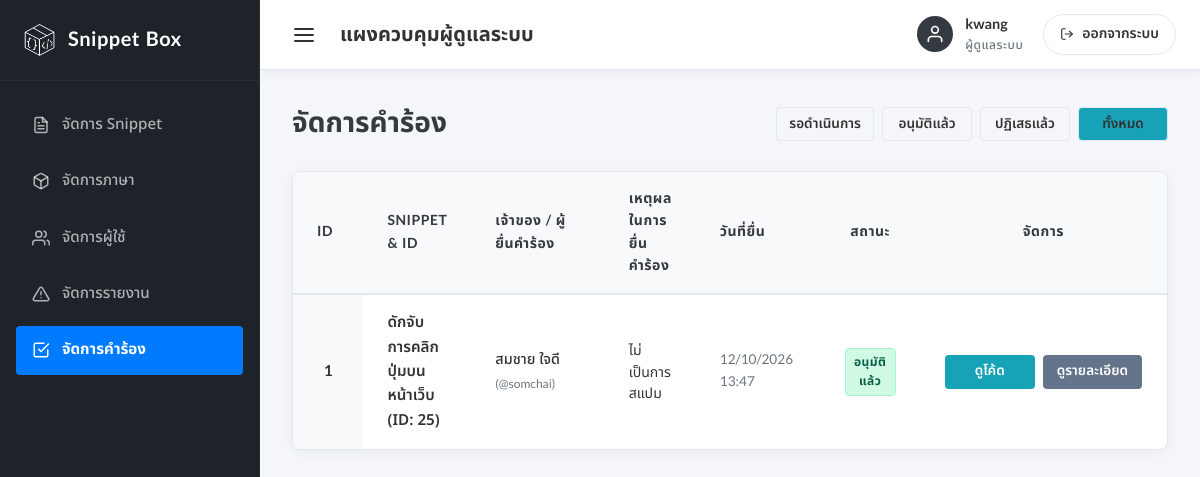
The app's page /Admin/manage_appeals.php?status=ALL (signed in) with its own data.
### tables this page shows
CREATE TABLE `snippet_appeals` (
  `appeal_id` int(11) NOT NULL,
  `snippet_id` int(11) NOT NULL,
  `user_id` int(11) NOT NULL,
  `reason` text NOT NULL,
  `status` enum('รอดำเนินการ','อนุมัติ','ถูกปฏิเสธ') NOT NULL DEFAULT 'รอดำเนินการ',
  `admin_notes` text DEFAULT NULL,
  `reviewed_by` varchar(100) DEFAULT NULL,
  `created_at` datetime NOT NULL DEFAULT current_timestamp(),
  `reviewed_at` datetime DEFAULT NULL
);

CREATE TABLE `snippet` (
  `snippet_id` int(11) NOT NULL,
  `title` varchar(100) NOT NULL,
  `source_code` text NOT NULL,
  `description` text NOT NULL,
  `created_at` datetime NOT NULL DEFAULT current_timestamp(),
  `visibility` enum('public','protected','private') DEFAULT 'private',
  `image_path` varchar(255) DEFAULT NULL,
  `language_id` int(11) NOT NULL,
  `user_id` int(11) NOT NULL,
  `deleted` tinyint(1) NOT NULL DEFAULT 0,
  `is_suspended` tinyint(1) NOT NULL DEFAULT 0
);

CREATE TABLE `user` (
  `user_id` int(11) NOT NULL,
  `firstname` varchar(100) NOT NULL,
  `lastname` varchar(100) NOT NULL,
  `username` varchar(50) NOT NULL,
  `password` varchar(255) NOT NULL,
  `created_at` datetime NOT NULL DEFAULT current_timestamp(),
  `role` enum('user','admin') NOT NULL DEFAULT 'user',
  `question` varchar(255) DEFAULT NULL,
  `answer` varchar(255) DEFAULT NULL
);

### db/connect.php (called while the page is built, shortened)
<?php
$host="localhost";
$username="snippetbox";
$password="code7836";
$db="snippetboxdb";
$dsn="mysql:host=$host;dbname=$db;charset=utf8";
try{
    $pdo=new PDO($dsn, $username, $password);
}catch(PDOException $e){
    echo $e->getMessage();
}
require_once "db/control.php";
$control = new Control($pdo);
?>

### db/control.php (called while the page is built, shortened)
<?php
class Control{
    private $db;
    function __construct($con){
        $this->db=$con;
    }
    function getAllAppealsAdmin($statusFilter = null){
        try{
            $sql = "SELECT a.*,
                           s.title as snippet_title, s.deleted as snippet_deleted, s.is_suspended as snippet_suspended, s.source_code,
                           u.username as appellant_username, u.firstname as appellant_firstname, u.lastname as appellant_lastname,
                           susp.reason as suspension_reason, susp.suspended_at, susp.admin_suspended
                    FROM snippet_appeals a
                    INNER JOIN snippet s ON a.snippet_id = s.snippet_id
                    INNER JOIN user u ON a.user_id = u.user_id
                    LEFT JOIN snippet_suspensions susp ON (s.snippet_id = susp.snippet_id AND susp.unsuspended_at IS NULL)";
            $sql .= " ORDER BY a.created_at DESC, a.appeal_id DESC";
            $stmt = $this->db->prepare($sql);
            $stmt->execute();
            return $stmt;
        }catch(PDOException $e){
            return false;
        }
    }
}
?>

### Admin/manage_appeals.php (the view, shortened to what this page needs)
<?php
require_once __DIR__ . '/check_admin.php';
$rawStatus = isset($_GET['status']) ? trim($_GET['status']) : 'pending';
$statusParamMap = [
    'pending' => 'รอดำเนินการ',
    'approved' => 'อนุมัติ',
    'rejected' => 'ถูกปฏิเสธ',
    'รอดำเนินการ' => 'รอดำเนินการ',
    'อนุมัติ' => 'อนุมัติ',
    'ถูกปฏิเสธ' => 'ถูกปฏิเสธ',
    'ALL' => 'ALL'
];
$dbStatus = $statusParamMap[$rawStatus] ?? 'รอดำเนินการ';
$statusFilter = ($dbStatus === 'รอดำเนินการ') ? 'pending' : (($dbStatus === 'อนุมัติ') ? 'approved' : (($dbStatus === 'ถูกปฏิเสธ') ? 'rejected' : 'ALL'));
$appeals = [];
$appealsResult = $control->getAllAppealsAdmin($dbStatus === 'ALL' ? null : $dbStatus);
if ($appealsResult) {
    $appeals = $appealsResult->fetchAll(PDO::FETCH_ASSOC);
}
?>
<!DOCTYPE html>
<html lang="th">
<head>
    <link rel="stylesheet" href="../style/fonts.css?v=<?php echo time(); ?>">
    <link rel="stylesheet" href="style.css?v=<?php echo time(); ?>">
</head>
<body>
    <div class="admin-container">
        <aside class="sidebar" id="sidebar">
            <div class="sidebar-header">
                <img src="../logo/Logo_snippetBox2.png" alt="Snippet Box Logo">
                <h1>Snippet Box</h1>
            </div>
            <nav class="sidebar-menu">
                <a href="manage_snippets.php" class="menu-item">
                    <span>จัดการ Snippet</span>
                </a>
                <a href="manage_languages.php" class="menu-item">
                    <span>จัดการภาษา</span>
                </a>
                <a href="manage_users.php" class="menu-item">
                    <svg viewBox="0 0 24 24" fill="none" stroke="currentColor" stroke-width="2" stroke-linecap="round" stroke-linejoin="round">
                        <path d="M17 21v-2a4 4 0 0 0-4-4H5a4 4 0 0 0-4 4v2"></path>
                        <circle cx="9" cy="7" r="4"></circle>
                        <path d="M23 21v-2a4 4 0 0 0-3-3.87"></path>
                        <path d="M16 3.13a4 4 0 0 1 0 7.75"></path>
                    </svg>
                    <span>จัดการผู้ใช้</span>
                </a>
                <a href="manage_reports.php" class="menu-item">
                    <span>จัดการรายงาน</span>
                </a>
                <a href="manage_appeals.php" class="menu-item active">
                    <svg viewBox="0 0 24 24" fill="none" stroke="currentColor" stroke-width="2" stroke-linecap="round" stroke-linejoin="round">
                        <path d="M9 11l3 3L22 4"></path>
                        <path d="M21 12v7a2 2 0 0 1-2 2H5a2 2 0 0 1-2-2V5a2 2 0 0 1 2-2h11"></path>
                    </svg>
                    <span>จัดการคำร้อง</span>
                </a>
            </nav>
        </aside>
        <main class="main-content">
            <header class="top-bar">
                <div class="top-left">
                    <button class="menu-toggle" id="menuToggle" aria-label="เปิด/ปิดเมนู">
                        <svg width="24" height="24" viewBox="0 0 24 24" fill="none" stroke="currentColor" stroke-width="2" stroke-linecap="round" stroke-linejoin="round">
                            <line x1="3" y1="12" x2="21" y2="12"></line>
                            <line x1="3" y1="6" x2="21" y2="6"></line>
                            <line x1="3" y1="18" x2="21" y2="18"></line>
                        </svg>
                    </button>
                    <span class="top-bar-title">แผงควบคุมผู้ดูแลระบบ</span>
                </div>
                <div class="top-right">
                    <div class="user-profile">
                        <div class="user-avatar">
                            <svg viewBox="0 0 24 24" fill="none" stroke="currentColor" stroke-width="2" stroke-linecap="round" stroke-linejoin="round">
                                <path d="M20 21v-2a4 4 0 0 0-4-4H8a4 4 0 0 0-4 4v2"></path>
                                <circle cx="12" cy="7" r="4"></circle>
                            </svg>
                        </div>
                        <div class="user-info">
                            <span class="user-name"><?php echo htmlspecialchars($_SESSION['username'] ?? 'Admin'); ?></span>
                            <span class="user-role">ผู้ดูแลระบบ</span>
                        </div>
                    </div>
                    <a href="login.php" class="btn-logout" onclick="return confirm('คุณแน่ใจหรือไม่ว่าต้องการออกจากระบบ?');">
                        <svg width="14" height="14" viewBox="0 0 24 24" fill="none" stroke="currentColor" stroke-width="2" stroke-linecap="round" stroke-linejoin="round">
                            <path d="M9 21H5a2 2 0 0 1-2-2V5a2 2 0 0 1 2-2h4"></path>
                            <polyline points="16 17 21 12 16 7"></polyline>
                            <line x1="21" y1="12" x2="9" y2="12"></line>
                        </svg>
                        ออกจากระบบ
                    </a>
                </div>
            </header>
            <div class="content-body">
                <div class="content-header">
                    <h2 class="page-title">จัดการคำร้อง</h2>
                    <div class="header-actions">
                        <div style="display: flex; gap: 8px;">
                            <a href="?status=pending" class="btn-action <?php echo $statusFilter === 'pending' ? 'btn-view' : ''; ?>" style="text-decoration: none; padding: 6px 12px; border: 1px solid var(--border-color); border-radius: var(--rounded-sm); color: var(--text-main); font-weight: 600; display: inline-flex; align-items: center; gap: 6px;">
                                รอดำเนินการ<?php if (!empty($pendingAppealsCount) && $pendingAppealsCount > 0): ?><span class="sidebar-dot" style="margin-left: 2px;" title="คำร้องใหม่"></span><?php endif; ?>
                            </a>
                            <a href="?status=approved" class="btn-action <?php echo $statusFilter === 'approved' ? 'btn-view' : ''; ?>" style="text-decoration: none; padding: 6px 12px; border: 1px solid var(--border-color); border-radius: var(--rounded-sm); color: var(--text-main); font-weight: 600;">อนุมัติแล้ว</a>
                            <a href="?status=rejected" class="btn-action <?php echo $statusFilter === 'rejected' ? 'btn-view' : ''; ?>" style="text-decoration: none; padding: 6px 12px; border: 1px solid var(--border-color); border-radius: var(--rounded-sm); color: var(--text-main); font-weight: 600;">ปฏิเสธแล้ว</a>
                            <a href="?status=ALL" class="btn-action <?php echo $statusFilter === 'ALL' ? 'btn-view' : ''; ?>" style="text-decoration: none; padding: 6px 12px; border: 1px solid var(--border-color); border-radius: var(--rounded-sm); color: var(--text-main); font-weight: 600;">ทั้งหมด</a>
                        </div>
                    </div>
                </div>
                <div class="table-container">
                    <table class="admin-table">
                        <thead>
                            <tr>
                                <th style="width: 60px;">ID</th>
                                <th>Snippet & ID</th>
                                <th style="width: 170px;">เจ้าของ / ผู้ยื่นคำร้อง</th>
                                <th>เหตุผลในการยื่นคำร้อง</th>
                                <th style="width: 130px;">วันที่ยื่น</th>
                                <th style="width: 100px; text-align: center;">สถานะ</th>
                                <th style="width: 250px; text-align: center;">จัดการ</th>
                            </tr>
                        </thead>
                        <tbody>
                            <?php if (empty($appeals)): ?>
                                <tr>
                                    <td colspan="7" style="text-align: center; padding: 32px; color: var(--text-muted);">
                                        ไม่พบคำร้อง
                                    </td>
                                </tr>
                            <?php else: ?>
                                <?php foreach ($appeals as $app): ?>
                                    <tr>
                                        <td class="col-id"><?php echo htmlspecialchars($app['appeal_id']); ?></td>
                                        <td style="font-weight: 600;">
                                            <?php echo htmlspecialchars($app['snippet_title']); ?> (ID: <?php echo htmlspecialchars($app['snippet_id']); ?>)
                                        </td>
                                        <td>
                                            <span style="font-size: 0.9rem; color: var(--text-main); font-weight: 500;">
                                                <?php echo htmlspecialchars($app['appellant_firstname'] . ' ' . $app['appellant_lastname']); ?>
                                            </span>
                                            <br>
                                            <span style="font-size: 0.75rem; color: var(--text-muted);">
                                                (@<?php echo htmlspecialchars($app['appellant_username']); ?>)
                                            </span>
                                        </td>
                                        <td>
                                            <div style="font-size: 0.88rem; line-height: 1.5; color: var(--text-main); word-break: break-word; text-align: left;" title="<?php echo htmlspecialchars($app['reason']); ?>"><?php
                                                $cleanReason = trim(preg_replace('/\s+/', ' ', $app['reason']));
                                                if (mb_strlen($cleanReason, 'UTF-8') > 90) {
                                                    echo htmlspecialchars(mb_substr($cleanReason, 0, 90, 'UTF-8')) . '...';
                                                } else {
                                                    echo htmlspecialchars($cleanReason);
                                                }
                                            ?></div>
                                        </td>
                                        <td style="font-size: 0.85rem; color: var(--text-muted);">
                                            <?php echo htmlspecialchars(date('d/m/Y H:i', strtotime($app['created_at']))); ?>
                                        </td>
                                        <td style="text-align: center;">
                                            <?php if ($app['status'] === 'รอดำเนินการ' || $app['status'] === 'pending'): ?>
                                                <span class="badge badge-pending">รอดำเนินการ</span>
                                            <?php elseif ($app['status'] === 'อนุมัติ' || $app['status'] === 'approved'): ?>
                                                <span class="badge badge-approved">อนุมัติแล้ว</span>
                                            <?php else: ?>
                                                <span class="badge badge-rejected">ปฏิเสธแล้ว</span>
                                            <?php endif; ?>
                                        </td>
                                        <td style="text-align: center;">
                                            <div class="action-buttons" style="justify-content: center;">
                                                <a href="viewcode.php?view=<?php echo $app['snippet_id']; ?>&from=appeals" class="btn-action btn-view">
                                                    ดูโค้ด
                                                </a>
                                                <button type="button" class="btn-action <?php echo ($app['status'] === 'รอดำเนินการ' || $app['status'] === 'pending') ? 'btn-review-pending' : 'btn-review-done'; ?> btn-open-review"
                                                    data-appeal='<?php echo htmlspecialchars(json_encode($app), ENT_QUOTES, 'UTF-8'); ?>'>
                                                    <?php echo ($app['status'] === 'รอดำเนินการ' || $app['status'] === 'pending') ? 'พิจารณาคำร้อง' : 'ดูรายละเอียด'; ?>
                                                </button>
                                            </div>
                                        </td>
                                    </tr>
                                <?php endforeach; ?>
                            <?php endif; ?>
                        </tbody>
                    </table>
                </div>
            </div>
        </main>
    </div>
</body>
</html>

### Admin/manage_appeals.php (style rules this page uses)
.badge-approved { background-color: #d1fae5; color: #065f46; border: 1px solid #a7f3d0; }
.btn-review-done { background-color: #64748b; color: #ffffff; white-space: nowrap; padding: 0 14px; }

### records on screen
snippet_appeals: appeal_id "1", snippet.title "ดักจับการคลิกปุ่มบนหน้าเว็บ", snippet "25", user.lastname "สมชาย ใจดี", user.username "somchai", reason "ไม่เป็นการสแปม", created_at "12/10/2026 13:47", status "อนุมัติแล้ว"

### other values on screen
$_SESSION['username'] "kwang"
